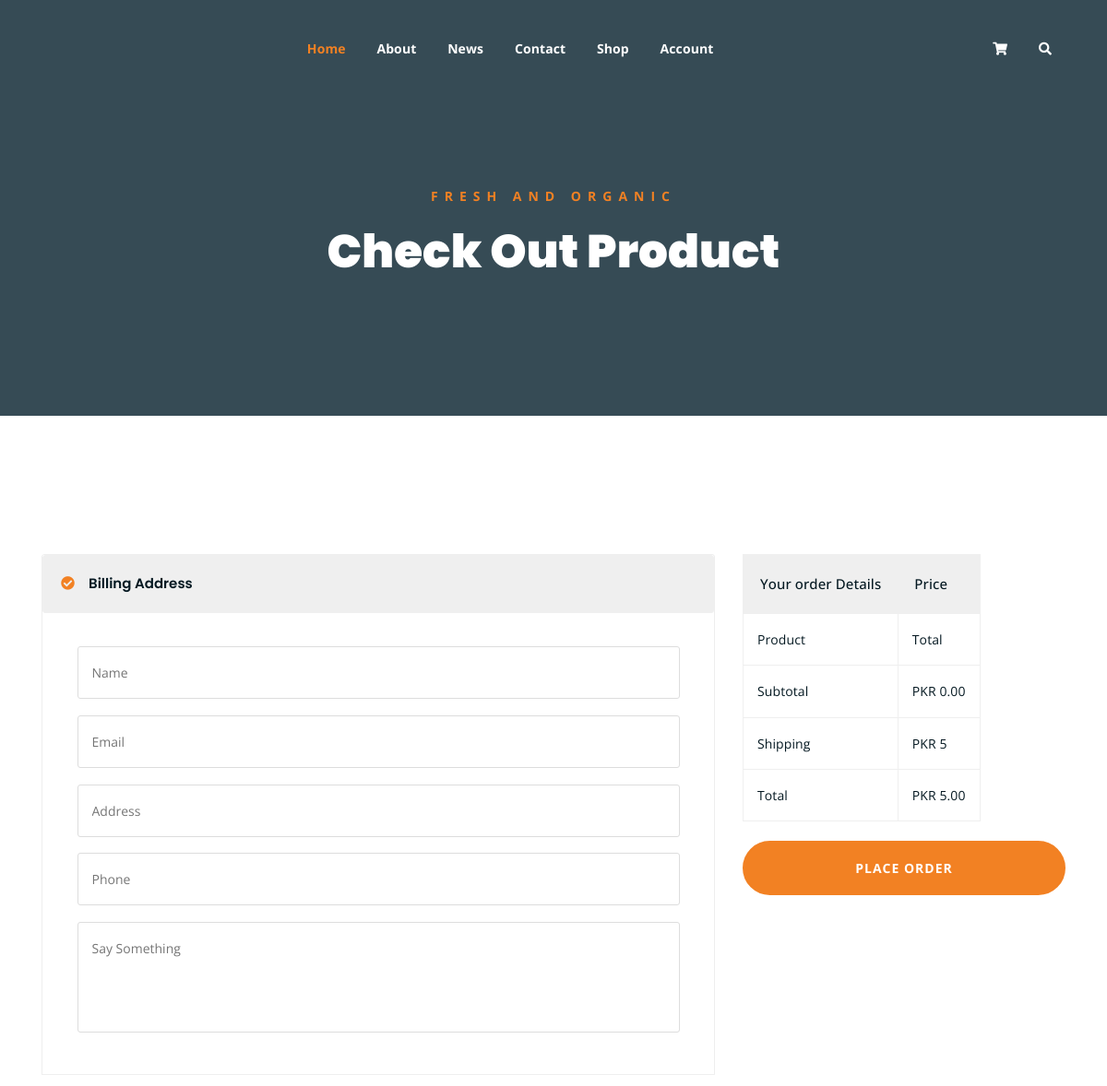
The page /checkout/ (signed in, upper part) on the database as committed earlier.
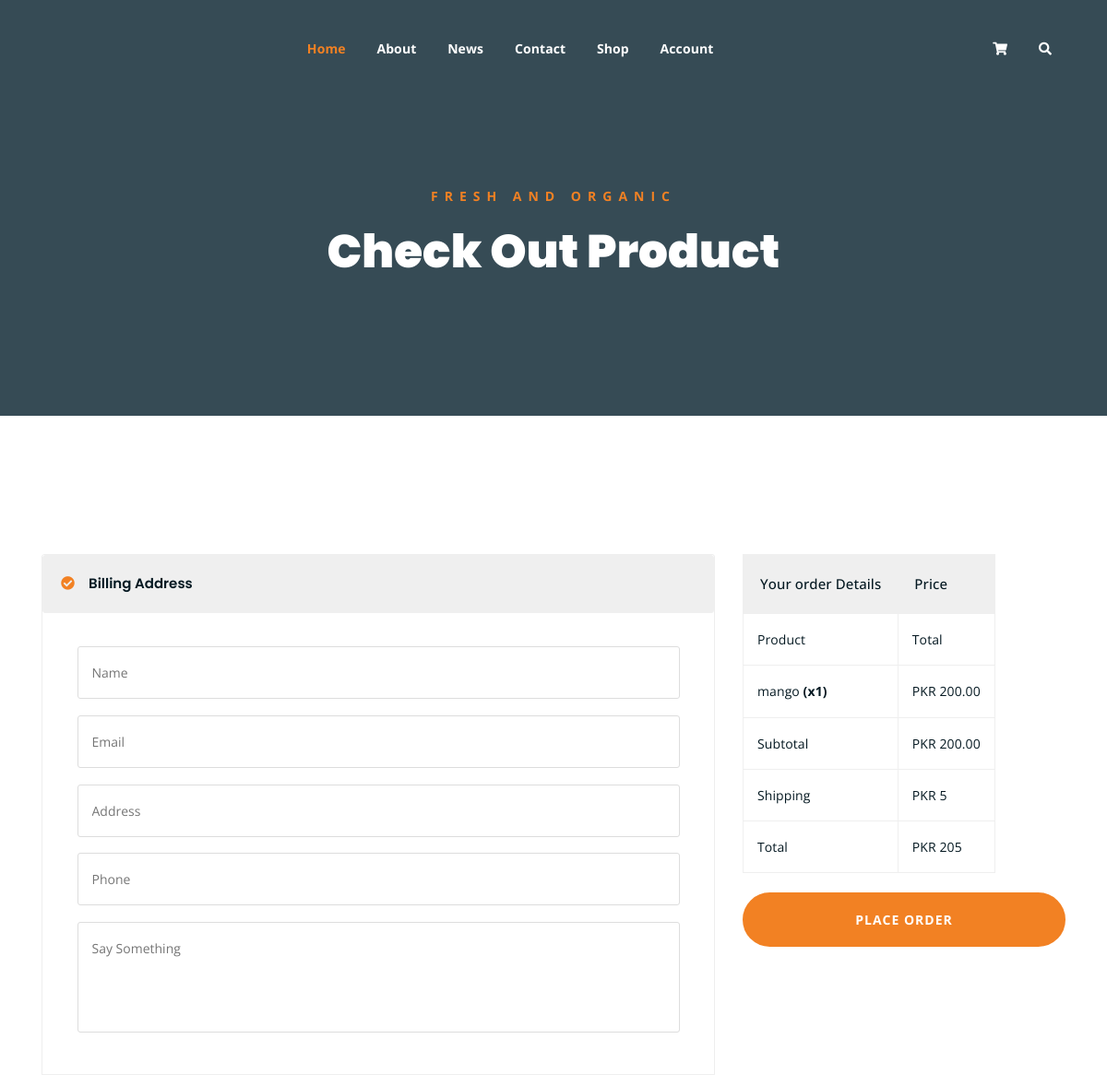
The same page on the database as committed later.
### shop/models.py (models this page shows, shortened)
class OrderItem(models.Model):
    order = models.ForeignKey(Order, on_delete=models.CASCADE, related_name='items')
    product = models.ForeignKey(Product, on_delete=models.CASCADE)
    quantity = models.PositiveIntegerField(default=1)
    price = models.DecimalField(max_digits=10, decimal_places=2)
    @property
    def get_total(self):
        if self.price is None or self.quantity is None:
            return 0
        return self.price * self.quantity

class Product(models.Model):
    QUALITY_PRICE_MULTIPLIERS = {
        'A': Decimal('1.00'),
        'B': Decimal('0.85'),
        'C': Decimal('0.65'),
    }
    farmer = models.ForeignKey(settings.AUTH_USER_MODEL, on_delete=models.CASCADE, related_name='products', null=True, blank=True)
    name = models.CharField(max_length=100)
    category = models.ForeignKey(Category, on_delete=models.SET_NULL, null=True, related_name='products')
    market_location = models.CharField(max_length=120, blank=True, default='')
    price = models.DecimalField(max_digits=10, decimal_places=2)
    description = models.TextField()
    stock = models.IntegerField()
    image = models.ImageField(upload_to='products/', blank=True, null=True)
    quality_grade = models.CharField(max_length=1, choices=[('A', 'Grade A'), ('B', 'Grade B'), ('C', 'Grade C')], null=True, blank=True)
    quality_confidence = models.DecimalField(max_digits=5, decimal_places=2, null=True, blank=True)
    price_source = models.ForeignKey(MarketPrice, on_delete=models.SET_NULL, null=True, blank=True, related_name='priced_products')
    priced_at = models.DateTimeField(null=True, blank=True)
    created_at = models.DateTimeField(auto_now_add=True)

class Order(models.Model):
    customer = models.ForeignKey(settings.AUTH_USER_MODEL, on_delete=models.CASCADE, related_name='orders')
    created_at = models.DateTimeField(auto_now_add=True)
    updated_at = models.DateTimeField(auto_now=True)
    is_paid = models.BooleanField(default=False)
    total_price = models.DecimalField(max_digits=10, decimal_places=2, default=0.00)
    full_name = models.CharField(max_length=100, blank=True, null=True)
    shipping_address = models.TextField(blank=True, null=True)
    phone = models.CharField(max_length=20, blank=True, null=True)
    STATUS_CHOICES = (
        ('Pending', 'Pending'),
        ('Confirmed', 'Confirmed'),
        ('Shipped', 'Shipped'),
        ('Delivered', 'Delivered'),
        ('Rejected', 'Rejected'),
    )
    status = models.CharField(max_length=20, choices=STATUS_CHOICES, default='Pending')
    @property
    def get_cart_total(self):
        orderitems = self.items.all()
        total = sum([item.get_total for item in orderitems])
        return total

### shop/views.py (the view)
# urls.py: path('checkout/', views.checkout, name='checkout'),
@login_required
def checkout(request):
    order = Order.objects.filter(customer=request.user, is_paid=False).first()
    context = {
        'order': order,
        'shipping_cost': settings.SHIPPING_COST,
    }
    return render(request, 'checkout.html', context)

### templates/checkout.html (shortened to what this page needs)
{% extends 'base.html' %}
{% load static %}
{% block content %}
	<div class="breadcrumb-section breadcrumb-bg">
		<div class="container">
			<div class="row">
				<div class="col-lg-8 offset-lg-2 text-center">
					<div class="breadcrumb-text">
						<p>Fresh and Organic</p>
						<h1>Check Out Product</h1>
					</div>
				</div>
			</div>
		</div>
	</div>
	<div class="checkout-section mt-150 mb-150">
		<div class="container">
			<div class="row">
				<div class="col-lg-8">
					<div class="checkout-accordion-wrap">
						<div class="accordion" id="accordionExample">
						  <div class="card single-accordion">
						    <div class="card-header" id="headingOne">
						      <h5 class="mb-0">
						        <button class="btn btn-link" type="button" data-toggle="collapse" data-target="#collapseOne" aria-expanded="true" aria-controls="collapseOne">
						          Billing Address
						        </button>
						      </h5>
						    </div>
						    <div id="collapseOne" class="collapse show" aria-labelledby="headingOne" data-parent="#accordionExample">
						      <div class="card-body">
						        <div class="billing-address-form">
						        	<form id="checkout-form" action="{% url 'place_order' %}" method="POST">
						        		<p><input type="text" name="name" placeholder="Name" required></p>
						        		<p><input type="email" name="email" placeholder="Email" required></p>
						        		<p><input type="text" name="address" placeholder="Address" required></p>
						        		<p><input type="tel" name="phone" placeholder="Phone" required></p>
						        		<p><textarea name="bill" id="bill" cols="30" rows="10" placeholder="Say Something"></textarea></p>
						        	</form>
						        </div>
						      </div>
						    </div>
						  </div>
						</div>
					</div>
				</div>
				<div class="col-lg-4">
					<div class="order-details-wrap">
						<table class="order-details">
							<thead>
								<tr>
									<th>Your order Details</th>
									<th>Price</th>
								</tr>
							</thead>
							<tbody class="order-details-body">
								<tr>
									<td>Product</td>
									<td>Total</td>
								</tr>
                                {% if order and order.items.all %}
                                    {% for item in order.items.all %}
                                    <tr>
                                        <td>{{ item.product.name }} <strong>(x{{ item.quantity }})</strong></td>
                                        <td>PKR {{ item.get_total }}</td>
                                    </tr>
                                    {% endfor %}
                                {% endif %}
							</tbody>
							<tbody class="checkout-details">
								<tr>
									<td>Subtotal</td>
									<td>PKR {{ order.get_cart_total|default:"0.00" }}</td>
								</tr>
								<tr>
									<td>Shipping</td>
									<td>PKR 5</td>
								</tr>
								<tr>
									<td>Total</td>
									<td>PKR {{ order.get_cart_total|add:5|default:"5.00" }}</td>
								</tr>
							</tbody>
						</table>
						<div class="mt-4">
							<button type="submit" form="checkout-form" class="place-order-btn">Place Order</button>
						</div>
					</div>
				</div>
			</div>
		</div>
	</div>
{% endblock %}

Rows that differ between the two databases and show on the page:
added OrderItem: product.name "mango", quantity "1", get_total "200.00"
added Order: get_cart_total "200.00", get_cart_total|add "205"
Other text that changed with them:
{{ order.get_cart_total|default:"0.00" }}: "0.00" → (not shown)
{{ order.get_cart_total|add:5|default:"5.00" }}: "5.00" → (not shown)
